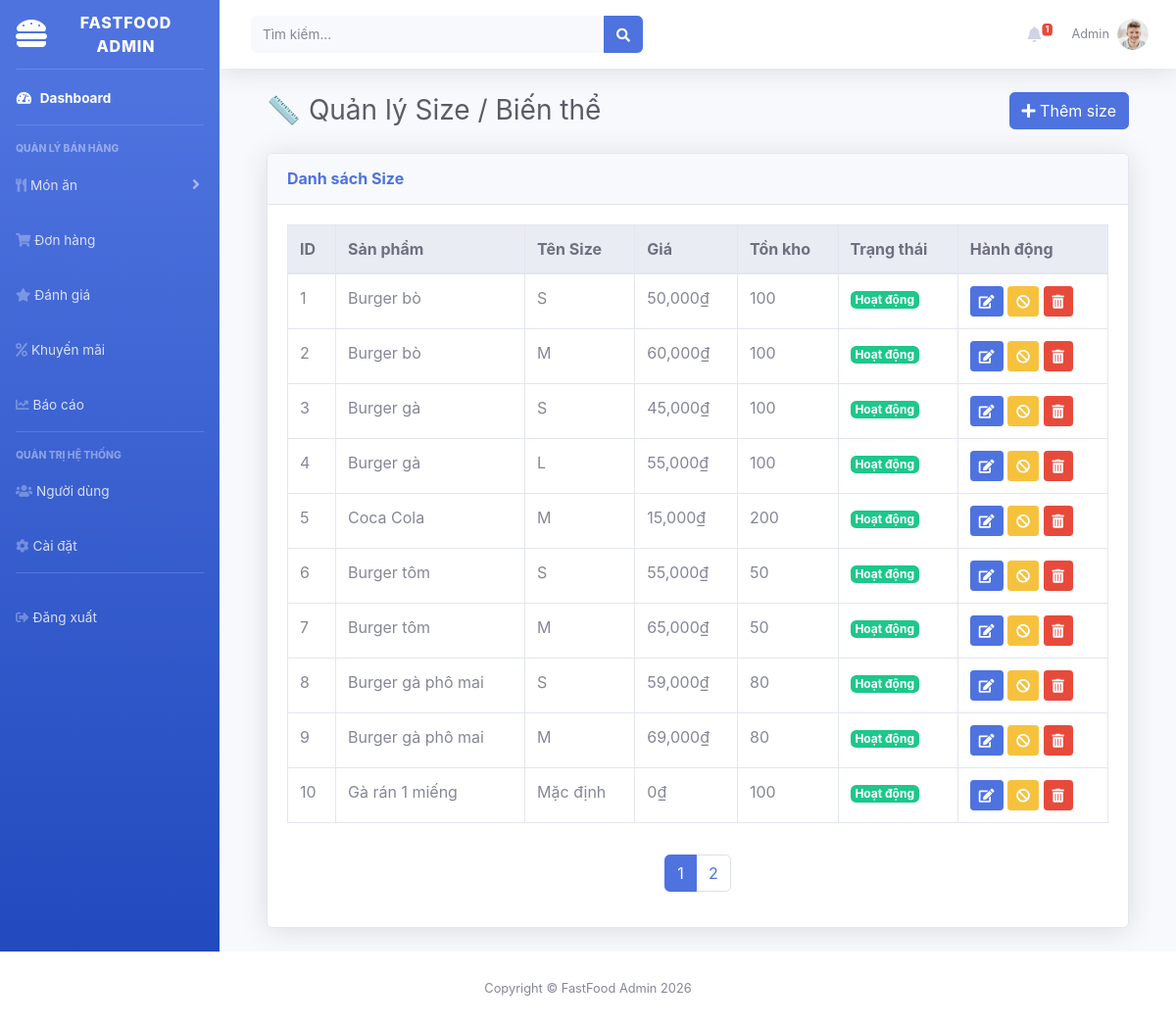
Screenshot of /admin.php?url=variants (signed in) with the database file from the repository.
### tables this page shows
CREATE TABLE product_variants (
    id BIGINT UNSIGNED AUTO_INCREMENT PRIMARY KEY,
    product_id BIGINT UNSIGNED,
    variant_name VARCHAR(100),
    price DECIMAL(12,2),
    stock_quantity INT DEFAULT 0,
    status TINYINT DEFAULT 1,
    created_at TIMESTAMP NULL,
    updated_at TIMESTAMP NULL,
    FOREIGN KEY (product_id) REFERENCES products(id)
);

CREATE TABLE products (
    id BIGINT UNSIGNED AUTO_INCREMENT PRIMARY KEY,
    category_id BIGINT UNSIGNED,
    name VARCHAR(150),
    slug VARCHAR(180) UNIQUE,
    description TEXT,
    base_price DECIMAL(12,2),
    image VARCHAR(255),
    is_featured TINYINT DEFAULT 0,
    status TINYINT DEFAULT 1,
    created_at TIMESTAMP NULL,
    updated_at TIMESTAMP NULL,
    FOREIGN KEY (category_id) REFERENCES categories(id)
);

### public/admin.php (called while the page is built, shortened)
<?php
require_once __DIR__ . '/../app/controllers/Admin/ProductController.php';
$url = $_GET['url'] ?? 'dashboard';
$layout = __DIR__ . '/../resources/views/layouts/admin.php';
switch ($url) {
    case 'variants':
    $page  = isset($_GET['page']) ? max(1, (int)$_GET['page']) : 1;
    $limit = 10;
    $filters = [
        'search'     => $_GET['search'] ?? '',
        'product_id' => isset($_GET['product_id']) ? (int)$_GET['product_id'] : 0,
        'status'     => isset($_GET['status']) ? (int)$_GET['status'] : -1
    ];
    $variantsData = getVariantsPaginated($page, $limit, $filters);
    $variants     = $variantsData['data'];
    $totalPages   = $variantsData['totalPages'];
    $currentPage  = $variantsData['currentPage'];
    break;
}
include $layout;

### app/controllers/Admin/ProductController.php (called while the page is built, shortened)
<?php
function getVariantsPaginated($page = 1, $limit = 10, $filters = []) {
    $conn = getDB();
    $offset = ($page - 1) * $limit;
    $where = " WHERE 1=1 ";
    $params = [];
    $countSql = "SELECT COUNT(*) FROM product_variants v
                 LEFT JOIN products p ON v.product_id = p.id $where";
    $stmt = $conn->prepare($countSql);
    $stmt->execute($params);
    $total = $stmt->fetchColumn();
    $sql = "SELECT v.*, p.name as product_name
            FROM product_variants v
            LEFT JOIN products p ON v.product_id = p.id
            $where
            ORDER BY v.id ASC
            LIMIT $limit OFFSET $offset";
    $stmt = $conn->prepare($sql);
    $stmt->execute($params);
    return [
        'data'        => $stmt->fetchAll(PDO::FETCH_ASSOC),
        'total'       => $total,
        'totalPages'  => ceil($total / $limit),
        'currentPage' => $page
    ];
}

### resources/views/pages/admin/variants.php (the view, shortened to what this page needs)
<?php
$is_admin = ($_SESSION['user']['role_id'] ?? 0) === 1;
?>
<div id="content-wrapper" class="d-flex flex-column">
    <div id="content">
        <div class="container-fluid">
            <div class="d-sm-flex align-items-center justify-content-between mb-4">
                <h1 class="h3 mb-0 text-gray-800">📏 Quản lý Size / Biến thể</h1>
                <?php if ($is_admin): ?>
                    <button class="btn btn-primary" data-toggle="modal" data-target="#addVariantModal">
                        <i class="fas fa-plus"></i> Thêm size
                    </button>
                <?php endif; ?>
            </div>
            <div class="card shadow mb-4">
                <div class="card-header py-3">
                    <h6 class="m-0 font-weight-bold text-primary">Danh sách Size</h6>
                </div>
                <div class="card-body">
                    <div class="table-responsive">
                        <table class="table table-bordered">
                            <thead class="thead-light">
                                <tr>
                                    <th>ID</th>
                                    <th>Sản phẩm</th>
                                    <th>Tên Size</th>
                                    <th>Giá</th>
                                    <th>Tồn kho</th>
                                    <th>Trạng thái</th>
                                    <?php if ($is_admin): ?><th>Hành động</th><?php endif; ?>
                                </tr>
                            </thead>
                            <tbody>
                                <?php foreach ($variants as $v): ?>
                                <tr>
                                    <td><?= $v['id'] ?></td>
                                    <td><?= htmlspecialchars($v['product_name'] ?? 'N/A') ?></td>
                                    <td><?= htmlspecialchars($v['variant_name']) ?></td>
                                    <td><?= number_format($v['price']) ?>₫</td>
                                    <td><?= (int)$v['stock_quantity'] ?></td>
                                    <td>
                                        <?= $v['status'] == 1
                                            ? '<span class="badge badge-success">Hoạt động</span>'
                                            : '<span class="badge badge-secondary">Đã khóa</span>' ?>
                                    </td>
                                    <?php if ($is_admin): ?>
                                    <td style="white-space: nowrap;">
                                        <button class="btn btn-sm btn-primary"
                                                data-toggle="modal"
                                                data-target="#editModal<?= $v['id'] ?>">
                                            <i class="fas fa-edit"></i>
                                        </button>
                                        <?php if ($v['status'] == 1): ?>
                                            <a href="admin.php?url=variants&soft_delete=<?= $v['id'] ?>"
                                               class="btn btn-sm btn-warning"
                                               onclick="return confirm('Vô hiệu hóa size này?')">
                                                <i class="fas fa-ban"></i>
                                            </a>
                                        <?php endif; ?>
                                        <a href="admin.php?url=variants&hard_delete=<?= $v['id'] ?>"
                                           class="btn btn-sm btn-danger"
                                           onclick="return confirm('XÓA VĨNH VIỄN size này?')">
                                            <i class="fas fa-trash-alt"></i>
                                        </a>
                                    </td>
                                    <?php endif; ?>
                                </tr>
                                <?php endforeach; ?>
                            </tbody>
                        </table>
                    </div>
                    <?php if ($totalPages > 1): ?>
                    <nav class="mt-3">
                        <ul class="pagination justify-content-center">
                            <?php
                            $queryParams = $_GET;
                            unset($queryParams['url']);
                            ?>
                            <?php for ($i = 1; $i <= $totalPages; $i++): ?>
                                <li class="page-item <?= $i == $currentPage ? 'active' : '' ?>">
                                    <a class="page-link" href="admin.php?<?= http_build_query(array_merge($queryParams, ['url' => 'variants', 'page' => $i])) ?>">
                                        <?= $i ?>
                                    </a>
                                </li>
                            <?php endfor; ?>
                        </ul>
                    </nav>
                    <?php endif; ?>
                </div>
            </div>
        </div>
    </div>
</div>

### rows the page displays
product_variants: id "1", product.name "Burger bò", variant_name "S", price "50,000", stock_quantity "100", status "Hoạt động"
product_variants: id "2", product.name "Burger bò", variant_name "M", price "60,000", stock_quantity "100", status "Hoạt động"
product_variants: id "3", product.name "Burger gà", variant_name "S", price "45,000", stock_quantity "100", status "Hoạt động"
product_variants: id "4", product.name "Burger gà", variant_name "L", price "55,000", stock_quantity "100", status "Hoạt động"
product_variants: id "5", product.name "Coca Cola", variant_name "M", price "15,000", stock_quantity "200", status "Hoạt động"
product_variants: id "6", product.name "Burger tôm", variant_name "S", price "55,000", stock_quantity "50", status "Hoạt động"
product_variants: id "7", product.name "Burger tôm", variant_name "M", price "65,000", stock_quantity "50", status "Hoạt động"
product_variants: id "8", product.name "Burger gà phô mai", variant_name "S", price "59,000", stock_quantity "80", status "Hoạt động"
product_variants: id "9", product.name "Burger gà phô mai", variant_name "M", price "69,000", stock_quantity "80", status "Hoạt động"
product_variants: id "10", product.name "Gà rán 1 miếng", variant_name "Mặc định", price "0", stock_quantity "100", status "Hoạt động"

### other values shown
$role "ADMIN"
$totalNotifications "1"
$currentUser['name'] "Admin"
